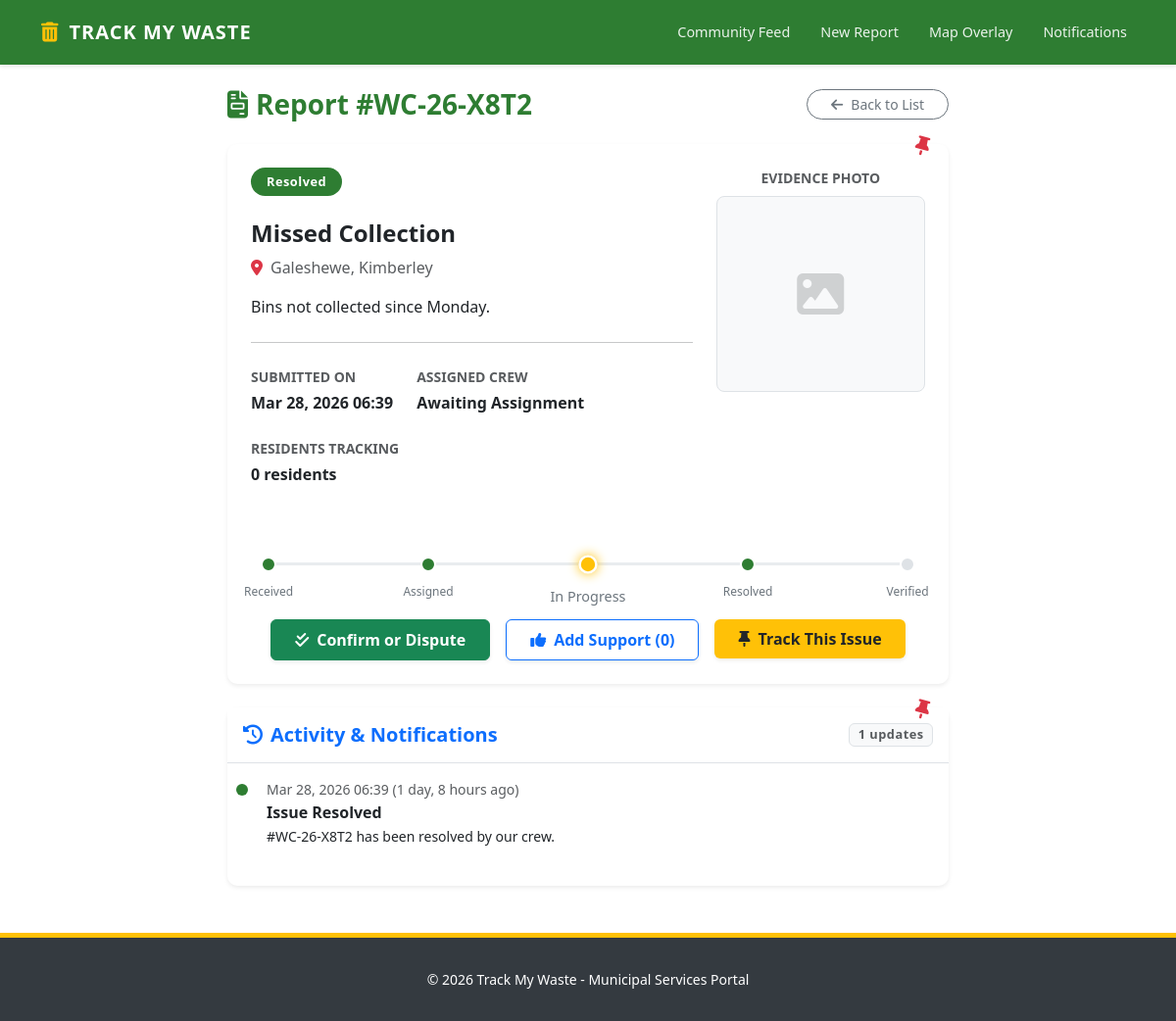
Page /report/WC-26-X8T2/ on the committed database.
### reports/models.py (models this page shows, shortened)
class Report(models.Model):
    STATUS_CHOICES = [
        ('RECEIVED', 'Received'),
        ('ASSIGNED', 'Assigned'),
        ('IN_PROGRESS', 'In Progress'),
        ('RESOLVED', 'Resolved'),
        ('VERIFIED', 'Verified'),
    ]
    ISSUE_TYPE_CHOICES = [
        ('MISSED_COLLECTION', 'Missed Collection'),
        ('ILLEGAL_DUMPING', 'Illegal Dumping'),
        ('OVERFLOWING_BIN', 'Overflowing Bin'),
        ('LITTERING', 'Littering'),
        ('POTHOLE', 'Pothole'),
        ('WATER_LEAK', 'Water Leak'),
        ('ELECTRICITY_OUTAGE', 'Electricity Outage'),
        ('OTHER', 'Other'),
    ]
    STATUS_CHOICES = [
        ('RECEIVED', 'Received'),
        ('ASSIGNED', 'Assigned'),
        ('IN_PROGRESS', 'In Progress'),
        ('RESOLVED', 'Resolved'),
        ('VERIFIED', 'Verified'),
    ]
    CONTACT_PREFERENCES = [
        ('SMS', 'SMS'),
        ('APP', 'App Notification'),
    ]
    user = models.ForeignKey(User, on_delete=models.CASCADE, related_name='reports', null=True, blank=True)
    is_public = models.BooleanField(default=True)
    reference_number = models.CharField(max_length=20, unique=True, editable=False)
    issue_type = models.CharField(max_length=50, choices=ISSUE_TYPE_CHOICES, default='MISSED_COLLECTION')
    photo = models.ImageField(upload_to='reports/photos/', blank=True, null=True)
    location = models.CharField(max_length=255)
    latitude = models.DecimalField(max_digits=9, decimal_places=6, null=True, blank=True)
    longitude = models.DecimalField(max_digits=9, decimal_places=6, null=True, blank=True)
    description = models.TextField(blank=True)
    contact_preference = models.CharField(max_length=3, choices=CONTACT_PREFERENCES, default='APP')
    status = models.CharField(max_length=20, choices=STATUS_CHOICES, default='RECEIVED')
    assigned_crew = models.CharField(max_length=50, blank=True, null=True)
    tracking_count = models.PositiveIntegerField(default=0)
    created_at = models.DateTimeField(auto_now_add=True)
    updated_at = models.DateTimeField(auto_now=True)

class Notification(models.Model):
    title = models.CharField(max_length=100)
    message = models.TextField()
    is_sms = models.BooleanField(default=False)
    created_at = models.DateTimeField(auto_now_add=True)
    report = models.ForeignKey(Report, on_delete=models.CASCADE, related_name='notifications', null=True, blank=True)
    icon = models.CharField(max_length=50, default='fas fa-bell')
    color = models.CharField(max_length=50, default='text-blue')

### reports/views.py (the view)
# urls.py: path('report/<str:reference_number>/', views.report_detail, name='report_detail'),
def report_detail(request, reference_number):
    report = get_object_or_404(Report, reference_number=reference_number)
    supports_count = report.supports.count()
    user_supported = False
    if request.user.is_authenticated:
        user_supported = report.supports.filter(user=request.user).exists()
    return render(request, 'reports/report_detail.html', {
        'report': report,
        'supports_count': supports_count,
        'user_supported': user_supported
    })

### reports/templates/reports/report_detail.html (shortened to what this page needs)
{% extends 'base.html' %}
{% block content %}
<div class="row justify-content-center">
    <div class="col-md-10 col-lg-8">
        <div class="d-flex justify-content-between align-items-center mb-4">
            <h1 class="h3 font-weight-700 text-green mb-0">
                <i class="fas fa-file-invoice me-2"></i>Report #{{ report.reference_number }}
            </h1>
            <a href="{% url 'report_list' %}" class="btn btn-outline-secondary btn-sm rounded-pill px-4">
                <i class="fas fa-arrow-left me-2"></i>Back to List
            </a>
        </div>
        <div class="card border-0 shadow-sm notice-card mb-4">
            <div class="card-body p-4">
                <div class="row">
                    <div class="col-md-8">
                        <div class="mb-4">
                            <span class="badge rounded-pill px-3 py-2
                                {% if report.status == 'RECEIVED' %}bg-cyan
                                {% elif report.status == 'ASSIGNED' %}bg-blue
                                {% elif report.status == 'IN_PROGRESS' %}bg-yellow text-dark
                                {% elif report.status == 'RESOLVED' %}bg-green
                                {% elif report.status == 'VERIFIED' %}bg-success{% endif %}">
                                {{ report.get_status_display }}
                            </span>
                        </div>
                        <h4 class="font-weight-700 text-dark mb-2">{{ report.get_issue_type_display }}</h4>
                        <p class="text-muted"><i class="fas fa-map-marker-alt text-danger me-2"></i>{{ report.location }}</p>
                        <p class="text-dark">{{ report.description|default:"No additional description provided." }}</p>
                        <hr class="my-4">
                        <div class="d-flex flex-wrap gap-4 mb-4">
                            <div>
                                <p class="small text-muted text-uppercase mb-1 font-weight-700">Submitted On</p>
                                <p class="mb-0 font-weight-600">{{ report.created_at|date:"M d, Y H:i" }}</p>
                            </div>
                            <div>
                                <p class="small text-muted text-uppercase mb-1 font-weight-700">Assigned Crew</p>
                                <p class="mb-0 font-weight-600">{{ report.assigned_crew|default:"Awaiting Assignment" }}</p>
                            </div>
                            <div>
                                <p class="small text-muted text-uppercase mb-1 font-weight-700">Residents Tracking</p>
                                <p class="mb-0 font-weight-600">{{ report.tracking_count }} residents</p>
                            </div>
                        </div>
                    </div>
                    <div class="col-md-4 text-center">
                        <p class="small text-muted text-uppercase mb-2 font-weight-700">Evidence Photo</p>
                        {% if report.photo %}
                            <img src="{{ report.photo.url }}" class="img-fluid rounded-3 shadow-sm border" alt="Evidence">
                        {% else %}
                            <div class="bg-light rounded-3 border d-flex align-items-center justify-content-center" style="height: 200px;">
                                <i class="fas fa-image fa-3x text-muted opacity-25"></i>
                            </div>
                        {% endif %}
                    </div>
                </div>
                <div class="progress-stepper my-5">
                    <div class="step {% if report.status == 'RECEIVED' or report.status == 'ASSIGNED' or report.status == 'IN_PROGRESS' or report.status == 'RESOLVED' or report.status == 'VERIFIED' %}completed{% endif %}">
                        <span class="step-label">Received</span>
                    </div>
                    <div class="step {% if report.status == 'ASSIGNED' or report.status == 'IN_PROGRESS' or report.status == 'RESOLVED' or report.status == 'VERIFIED' %}completed{% endif %}">
                        <span class="step-label">Assigned</span>
                    </div>
                    <div class="step {% if report.status == 'IN_PROGRESS' or report.status == 'RESOLVED' or report.status == 'VERIFIED' %}active{% elif report.status == 'RESOLVED' or report.status == 'VERIFIED' %}completed{% endif %}">
                        <span class="step-label">In Progress</span>
                    </div>
                    <div class="step {% if report.status == 'RESOLVED' or report.status == 'VERIFIED' %}completed{% endif %}">
                        <span class="step-label">Resolved</span>
                    </div>
                    <div class="step {% if report.status == 'VERIFIED' %}completed{% endif %}">
                        <span class="step-label">Verified</span>
                    </div>
                </div>
                <div class="d-flex justify-content-center gap-3 mt-5">
                    {% if report.status == 'RESOLVED' and not report.verification %}
                        <button type="button" class="btn btn-success px-4 py-2 font-weight-700 shadow-sm" data-bs-toggle="modal" data-bs-target="#verifyModal">
                            <i class="fas fa-check-double me-2"></i>Confirm or Dispute
                        </button>
                    {% endif %}
                    <form action="{% url 'add_support' report.reference_number %}" method="post">
                        <button type="submit" class="btn {% if user_supported %}btn-primary{% else %}btn-outline-primary{% endif %} px-4 py-2 font-weight-700 shadow-sm">
                            <i class="fas fa-thumbs-up me-2"></i>{% if user_supported %}Supported{% else %}Add Support{% endif %} ({{ supports_count }})
                        </button>
                    </form>
                    <form action="{% url 'track_report' report.reference_number %}" method="post">
                        <button type="submit" class="btn btn-yellow px-4 py-2 font-weight-700 shadow-sm">
                            <i class="fas fa-thumbtack me-2"></i>Track This Issue
                        </button>
                    </form>
                </div>
            </div>
        </div>
        <div class="card border-0 shadow-sm notice-card">
            <div class="card-header bg-white py-3 border-bottom d-flex justify-content-between align-items-center">
                <h5 class="mb-0 font-weight-700 text-blue"><i class="fas fa-history me-2"></i>Activity & Notifications</h5>
                <span class="badge bg-light text-muted border">{{ report.notifications.count }} updates</span>
            </div>
            <div class="card-body">
                <div class="timeline">
                    {% for notification in report.notifications.all|dictsortreversed:"created_at" %}
                    <div class="timeline-item pb-4 border-start border-2 ps-4 position-relative">
                        <div class="timeline-marker position-absolute rounded-circle {{ notification.color|default:'bg-blue' }}"
                             style="width: 12px; height: 12px; left: -7px; top: 5px; background-color: currentColor;"></div>
                        <p class="small text-muted mb-1">{{ notification.created_at|date:"M d, Y H:i" }} ({{ notification.created_at|timesince }} ago)</p>
                        <h6 class="font-weight-700 mb-1">
                            {{ notification.title }}
                        </h6>
                        <p class="small text-dark mb-0 {% if notification.is_sms %}font-monospace bg-light p-2 rounded{% endif %}">{{ notification.message }}</p>
                    </div>
                    {% endfor %}
                </div>
            </div>
        </div>
    </div>
</div>
{% endblock %}

### templates/base.html (style rules this page uses)
:root { --theme-green: #2e7d32; --theme-blue: #0d6efd; --theme-yellow: #ffc107; --theme-cyan: #0dcaf0; --bg-white: #ffffff; --bg-light: #f8f9fa; --footer-dark: #343a40; --text-dark: #212529; --text-muted: #6c757d; }
body { background-color: var(--bg-white); color: var(--text-dark); font-family: 'Segoe UI', Tahoma, Geneva, Verdana, sans-serif; min-height: 100vh; display: flex; flex-direction: column; }
.btn-yellow { background-color: var(--theme-yellow); color: #212529; border: none; font-weight: 600; transition: all 0.2s; }
.card { border: 1px solid #e9ecef; border-radius: 10px; box-shadow: 0 2px 10px rgba(0,0,0,0.05); background-color: #ffffff; }
.notice-card { border-top: 4px solid var(--theme-yellow); position: relative; }
.notice-card::after { content: '\f08d'; font-family: 'Font Awesome 6 Free'; font-weight: 900; position: absolute; top: -12px; right: 20px; color: #dc3545; font-size: 1.2rem; transform: rotate(15deg); }
.progress-stepper { display: flex; justify-content: space-between; position: relative; margin: 2.5rem 0 1.5rem; padding: 0 10px; }
.progress-stepper::before { content: ''; position: absolute; top: 6px; left: 10px; right: 10px; height: 3px; background-color: #e9ecef; z-index: 1; }
.step { width: 16px; height: 16px; border-radius: 50%; background-color: #dee2e6; z-index: 2; position: relative; border: 2px solid #fff; }
.step.completed { background-color: var(--theme-green); }
.step.active { background-color: var(--theme-yellow); box-shadow: 0 0 10px var(--theme-yellow); transform: scale(1.2); }
.step-label { position: absolute; top: 25px; left: 50%; transform: translateX(-50%); font-size: 0.75rem; font-weight: 500; color: var(--text-muted); white-space: nowrap; }
.text-green { color: var(--theme-green) !important; }
.text-blue { color: var(--theme-blue) !important; }

### reports/templates/reports/report_detail.html (style rules this page uses)
.font-weight-700 { font-weight: 700; }
.font-weight-600 { font-weight: 600; }
.text-green { color: var(--theme-green); }
.text-blue { color: var(--theme-blue); }
.bg-green { background-color: var(--theme-green) !important; }
.badge { font-weight: 600; font-size: 0.8rem; letter-spacing: 0.5px; }
.timeline-item:last-child { border-left: none !important; }

### rows in the picture
Report: reference_number "WC-26-X8T2", status "Resolved", issue_type "Missed Collection", location "Galeshewe, Kimberley", description "Bins not collected since Monday.", created_at "Mar 28, 2026 06:39", assigned_crew "Awaiting Assignment", tracking_count "0", notifications.count "1"
Notification: created_at "Mar 28, 2026 06:39", created_at "1 day, 8 hours", title "Issue Resolved", message "#WC-26-X8T2 has been resolved by our crew."

### other values in the picture
{{ supports_count }} "0"
